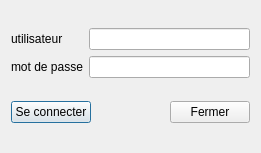
<?xml version="1.0" encoding="UTF-8"?>
<ui version="4.0">
 <class>Login</class>
 <widget class="QDialog" name="Login">
  <property name="geometry">
   <rect>
    <x>0</x>
    <y>0</y>
    <width>261</width>
    <height>153</height>
   </rect>
  </property>
  <property name="minimumSize">
   <size>
    <width>0</width>
    <height>0</height>
   </size>
  </property>
  <property name="windowTitle">
   <string>Connection</string>
  </property>
  <property name="sizeGripEnabled">
   <bool>false</bool>
  </property>
  <layout class="QVBoxLayout" name="verticalLayout">
   <item>
    <layout class="QGridLayout" name="gridLayout">
     <item row="0" column="1">
      <widget class="QLineEdit" name="l_username"/>
     </item>
     <item row="1" column="1">
      <widget class="QLineEdit" name="l_password">
       <property name="inputMethodHints">
        <set>Qt::ImhNone</set>
       </property>
      </widget>
     </item>
     <item row="0" column="0">
      <widget class="QLabel" name="label">
       <property name="text">
        <string>utilisateur</string>
       </property>
      </widget>
     </item>
     <item row="1" column="0">
      <widget class="QLabel" name="label_2">
       <property name="text">
        <string>mot de passe</string>
       </property>
      </widget>
     </item>
    </layout>
   </item>
   <item>
    <layout class="QHBoxLayout" name="horizontalLayout_3">
     <item>
      <widget class="QPushButton" name="b_login">
       <property name="text">
        <string>Se connecter</string>
       </property>
      </widget>
     </item>
     <item>
      <spacer name="horizontalSpacer_3">
       <property name="orientation">
        <enum>Qt::Horizontal</enum>
       </property>
       <property name="sizeHint" stdset="0">
        <size>
         <width>40</width>
         <height>20</height>
        </size>
       </property>
      </spacer>
     </item>
     <item>
      <widget class="QPushButton" name="b_cancel">
       <property name="text">
        <string>Fermer</string>
       </property>
      </widget>
     </item>
    </layout>
   </item>
  </layout>
 </widget>
 <resources/>
 <connections/>
</ui>
